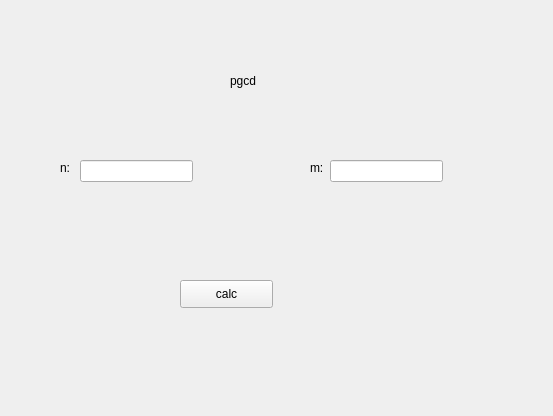
<?xml version="1.0" encoding="UTF-8"?>
<ui version="4.0">
 <class>Form</class>
 <widget class="QWidget" name="Form">
  <property name="geometry">
   <rect>
    <x>0</x>
    <y>0</y>
    <width>553</width>
    <height>416</height>
   </rect>
  </property>
  <property name="windowTitle">
   <string>Form</string>
  </property>
  <widget class="QLabel" name="label">
   <property name="geometry">
    <rect>
     <x>230</x>
     <y>50</y>
     <width>141</width>
     <height>61</height>
    </rect>
   </property>
   <property name="text">
    <string>pgcd</string>
   </property>
  </widget>
  <widget class="QLabel" name="label_2">
   <property name="geometry">
    <rect>
     <x>310</x>
     <y>160</y>
     <width>55</width>
     <height>16</height>
    </rect>
   </property>
   <property name="text">
    <string>m:</string>
   </property>
  </widget>
  <widget class="QLabel" name="lb">
   <property name="geometry">
    <rect>
     <x>60</x>
     <y>160</y>
     <width>55</width>
     <height>16</height>
    </rect>
   </property>
   <property name="text">
    <string>n:</string>
   </property>
  </widget>
  <widget class="QPushButton" name="calc">
   <property name="geometry">
    <rect>
     <x>180</x>
     <y>280</y>
     <width>93</width>
     <height>28</height>
    </rect>
   </property>
   <property name="text">
    <string>calc</string>
   </property>
  </widget>
  <widget class="QLabel" name="res">
   <property name="geometry">
    <rect>
     <x>100</x>
     <y>340</y>
     <width>341</width>
     <height>61</height>
    </rect>
   </property>
   <property name="text">
    <string/>
   </property>
  </widget>
  <widget class="QLineEdit" name="n">
   <property name="geometry">
    <rect>
     <x>80</x>
     <y>160</y>
     <width>113</width>
     <height>22</height>
    </rect>
   </property>
  </widget>
  <widget class="QLineEdit" name="m">
   <property name="geometry">
    <rect>
     <x>330</x>
     <y>160</y>
     <width>113</width>
     <height>22</height>
    </rect>
   </property>
  </widget>
 </widget>
 <resources/>
 <connections/>
</ui>
